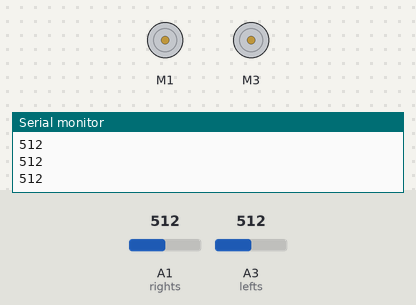
Bench run of a sketch on a simulated Arduino Uno, built with avr-gcc and run on an emulated ATmega328P. On the bench: 2 × DC motor (green arrow = forward, orange = backward, longer = faster), the last lines printed to the serial monitor. The test bench sets the inputs (shaded band); at power-on: A1 (rights) = 512, A3 (lefts) = 512.

Above: at 1.2 s.
1.3 s: A1 (rights) set to 378
2.8 s: A1 (rights) set to 358
At 4.1 s:
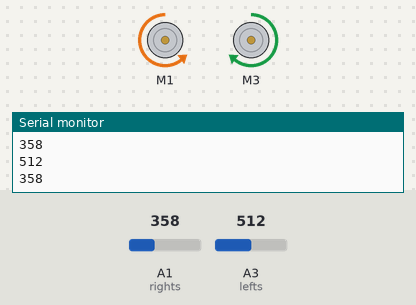
4.5 s: A3 (lefts) set to 381
6.0 s: A3 (lefts) set to 356
At 7.3 s:
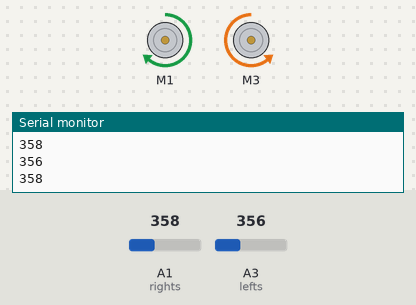
7.7 s: A3 (lefts) set to 380
At 8.8 s:
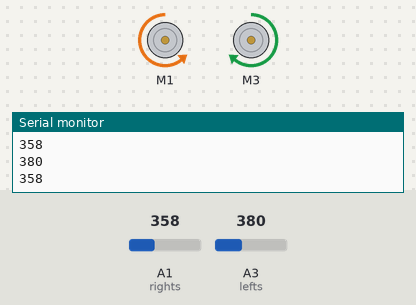
9.3 s: A1 (rights) set to 511
At 10.4 s:
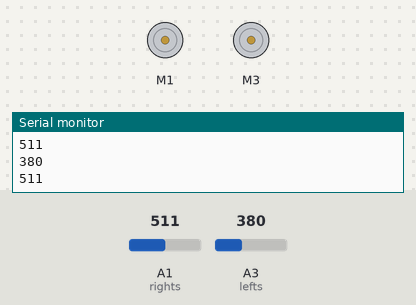
Timing chart, 0 to 11.9 s (numbered marks = the images above; inputs shaded):
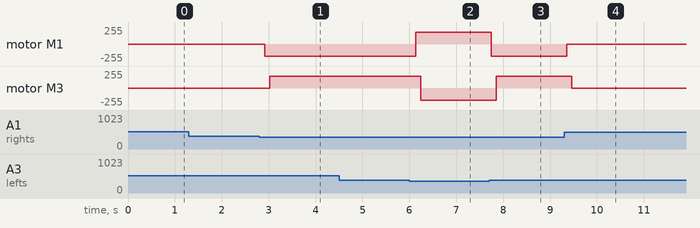

Measured:
- the behaviour switches between 371 and 370 on A1 (rights) (found by bisection; images 0 and 1)
- the behaviour switches between 371 and 370 on A3 (lefts) (found by bisection; images 1 and 2)
- after the input at 2.8 s, motor M1: stopped → backward 180/255 after 0.12 s; motor M3: stopped → forward 180/255 after 0.22 s
- after the input at 6.0 s, motor M1: backward 180/255 → forward 180/255 after 0.14 s; motor M3: forward 180/255 → backward 180/255 after 0.24 s
- after the input at 7.7 s, motor M1: forward 180/255 → backward 180/255 after 0.05 s; motor M3: backward 180/255 → forward 180/255 after 0.15 s
- after the input at 9.3 s, motor M1: backward 180/255 → stopped after 0.06 s; motor M3: forward 180/255 → stopped after 0.16 s

The sketch:

ARDUINO_LINE_FOLLOWING_CAR.ino
```cpp
//including the libraries
#include <AFMotor.h>

//defining pins and variables
#define lefts A3
#define rights A1

//defining motors
AF_DCMotor motor1(1, MOTOR12_1KHZ);
AF_DCMotor motor2(3, MOTOR12_1KHZ);


void setup() {
  //Setting the motor speed
  motor1.setSpeed(180);
  motor2.setSpeed(180);

  //Declaring PIN input types
  pinMode(lefts,INPUT);
  pinMode(rights,INPUT);
  //Begin serial communication
  Serial.begin(9600);

}

void loop(){
  //Printing values of the sensors to the serial monitor
  Serial.println(analogRead(lefts));
  Serial.println(analogRead(rights));
  delay(100);
  //line detected by both
  if(analogRead(lefts)<=350 || analogRead(rights)<=350){
    //Forward
    delay(100);
    motor1.run(FORWARD);
    motor2.run(FORWARD);
  }
  //line detected by left sensor
  else if(analogRead(lefts)<=370 && !analogRead(rights)<=370){
    //turn left
    motor1.run(FORWARD);
    delay(100);
    motor2.run(BACKWARD);
  }
  //line detected by right sensor
  else if(!analogRead(lefts)<=370 && analogRead(rights)<=370){
    //turn right
    motor1.run(BACKWARD);
    delay(100);
    motor2.run(FORWARD);
  }
  //line detected by none
  else if(!analogRead(lefts)<=370 && !analogRead(rights)<=370){
    //stop
    motor1.run(RELEASE);
    delay(100);
    motor2.run(RELEASE);
  }
}
```
